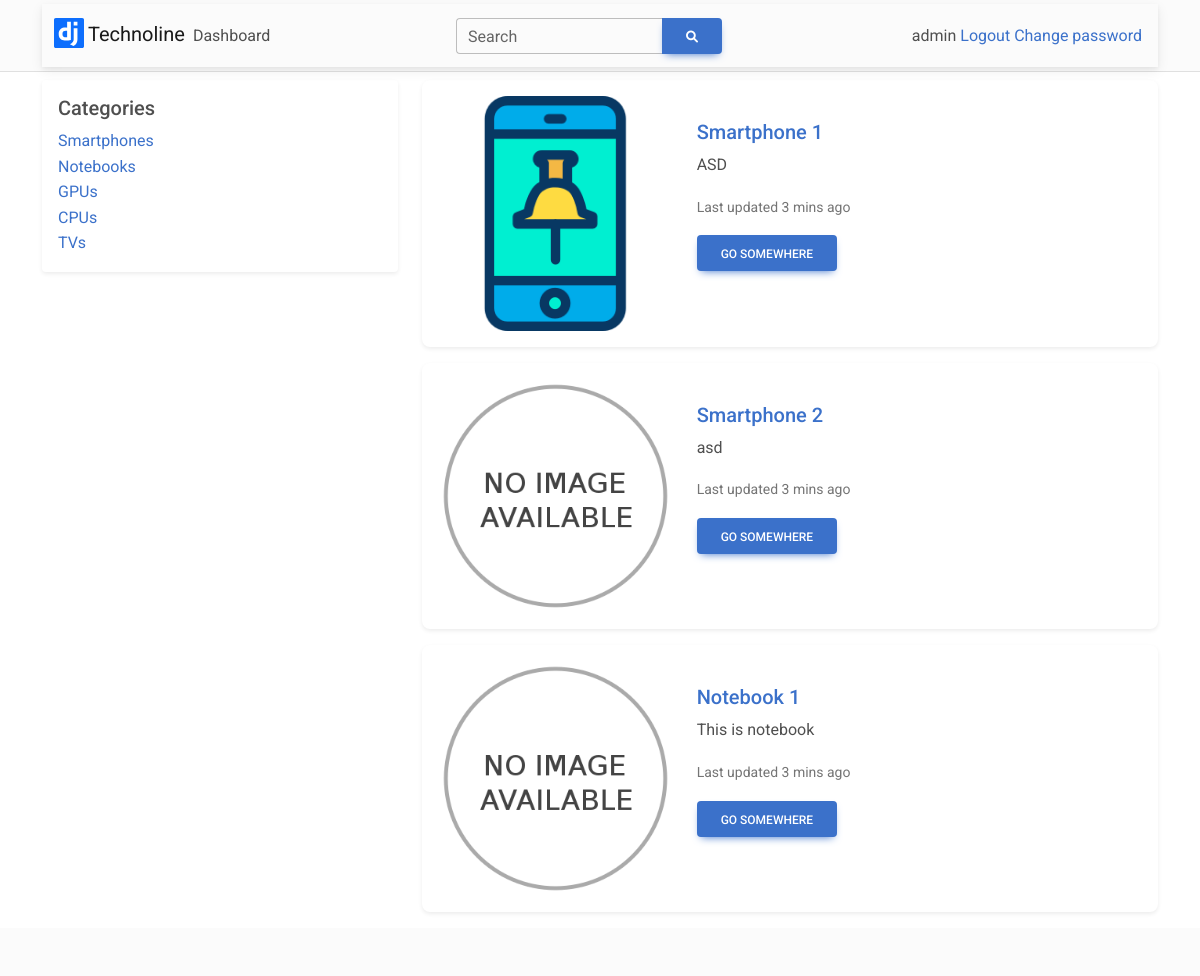
The app's page / (signed in) with its own data.
### products/models.py (models this page shows, shortened)
class Category(models.Model):
    category_name = models.CharField(max_length=50, unique=True, verbose_name='Category Name')
    created = models.DateTimeField(auto_now_add=True, auto_now=False)
    updated = models.DateTimeField(auto_now_add=False, auto_now=True)
    def __str__(self):
        return self.category_name

class Product(models.Model):
    product_name = models.CharField(max_length=50, verbose_name='Product/Model name')
    category = models.ForeignKey(Category, on_delete=models.CASCADE)
    description = models.TextField(blank=True, null=True, default=None)
    preview_image = models.ImageField('preview_image')
    price = models.IntegerField(verbose_name='Price')
    created = models.DateTimeField(auto_now_add=True, auto_now=False)
    updated = models.DateTimeField(auto_now_add=False, auto_now=True)

### products/views.py (the view)
# urls.py: path('', views.index, name='index'),
@login_required
def index(request):
    products = Product.objects.all()
    categories = Category.objects.all()
    context = {
        'products': products,
        'categories': categories
    }
    return render(request, 'products/index.html', context)

### products/templates/products/index.html
{% extends "base.html" %}
{% block content %}
	<div class="row">
		<div class="col-sm-4">
			<div class="card shadow-sm p-3 mb-5 bg-body rounded">
				<h5>Categories</h5>
				{% for category in categories %}
				<a href="category/{{ category }}">{{ category }}s</a>
				{% endfor %}
			</div>
		</div>
		<div class="col">
			{% for product in products %}
				{% include 'products/product_card.html' with product=product %}
			{% endfor %}
		</div>
	</div>
{% endblock content %}

### templates/base.html (shortened to what this page needs)
<!DOCTYPE html>
<html lang="en">
<head>
	{% load static %}
	<link href="{% static 'mdb-standart-ui-kit-free-6.1.0/css/mdb.min.css' %}" rel="stylesheet">
	<link href="https://cdnjs.cloudflare.com/ajax/libs/font-awesome/6.0.0/css/all.min.css" rel="stylesheet"/>
</head>
<body style="padding-top:56px;">
	<section class="pt-4">
		<header class="section-header fixed-top py-1 bg-light border-bottom">
			<div class="container">
				{% include "nav.html" %}
			</div>
		</header>
		<div class="container">
			{% block content %}{% endblock %}
		</div>
		{% include "footer.html" %}
	</section>
</body>
</html>

### templates/nav.html (shortened to what this page needs)
<nav class="navbar navbar-expand-lg navbar-light bg-light">
  <div class="container-fluid justify-content-between">
    <div class="d-flex">
      <a class="navbar-brand me-2 mb-1 d-flex align-items-center" href="{% url 'index' %}">
        <img
          src="/static/logo.svg"
          width="30"
          height="30"
          alt=""
          loading="lazy"
          style="margin-top: -1px;"
        />
        Technoline
      </a>
      <a class="nav-link w-auto my-auto d-none d-sm-flex" href="#">Dashboard</a>
    </div>
    <ul class="navbar-nav flex-row d-none d-md-flex">
      <li class="nav-item me-3 me-lg-1 active">
        <form class="input-group w-auto my-auto d-none d-sm-flex" role="search" method="GET" action="{% url 'search-view' %}">
          <div class="input-group">
            <div class="form-outline">
              <input type="search" id="form1" class="form-control" name="query"/>
              <label class="form-label" for="form1">Search</label>
            </div>
            <button type="submit" class="btn btn-primary">
              <i class="fas fa-search"></i>
            </button>
          </div>
        </form>
      </li>
    </ul>
    <ul class="navbar-nav flex-row">
      <li class="nav-item me-3 me-lg-1">
        {% if user.is_authenticated %}
        {{user.username}}
        <a href="{% url 'logout' %}">Logout</a>
        <a href="{% url 'password_change' %}">Change password</a>
      {% endif %}
      </li>
    </ul>
  </div>
</nav>

### products/templates/products/product_card.html
<div class="card p-3 mb-3 shadow-sm" style="max-width: 810px;">
  <div class="row g-0">
    <div class="col-md-4">
      <img src="{{ product.preview_image.url }}" class="img-fluid rounded-start" alt="...">
    </div>
    <div class="col-md-8">
      <div class="card-body">
        <h5 class="card-title">
          <a href="/product/{{ product.id }}">{{ product.product_name }}</a>
        </h5>
        <p class="card-text">{{ product.description }}</p>
        <p class="card-text"><small class="text-muted">Last updated 3 mins ago</small></p>
        <a href="#" class="btn btn-primary">Go somewhere</a>
      </div>
    </div>
  </div>
</div>

### templates/footer.html (shortened to what this page needs)
<footer class="section-footer py-4 bg-light">
</footer>

### records on screen
Category: category_name "Smartphone"
Category: category_name "Notebook"
Category: category_name "GPU"
Category: category_name "CPU"
Category: category_name "TV"
Product: preview_image (picture), product_name "Smartphone 1", description "ASD"
Product: preview_image (placeholder picture), product_name "Smartphone 2", description "asd"
Product: preview_image (placeholder picture), product_name "Notebook 1", description "This is notebook"

### other values on screen
{{ user.username }} "admin"
